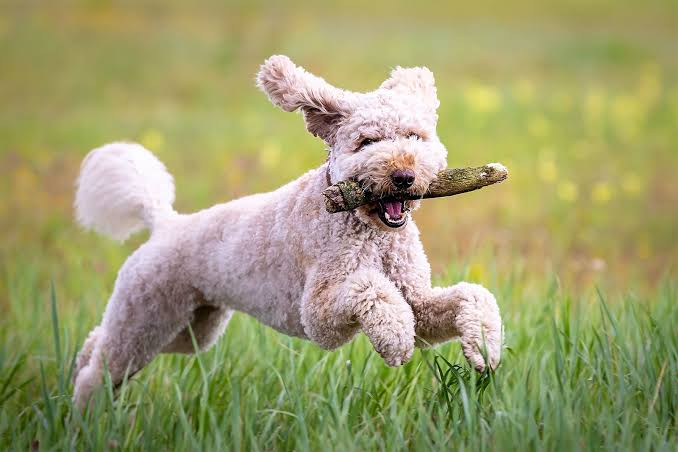
#> input picture images/input.jpeg, 678 x 452 px
$ python main.py
#> lines starting #> are read from the running program, lines starting #| are printed output that depends on the picture
import cv2

image = cv2.imread("images/input.jpeg")
#> image is the input picture: shape (452, 678, 3); mean B, G, R 109.8, 157.7, 158.5

gray_image = cv2.cvtColor(image, cv2.COLOR_BGR2GRAY)
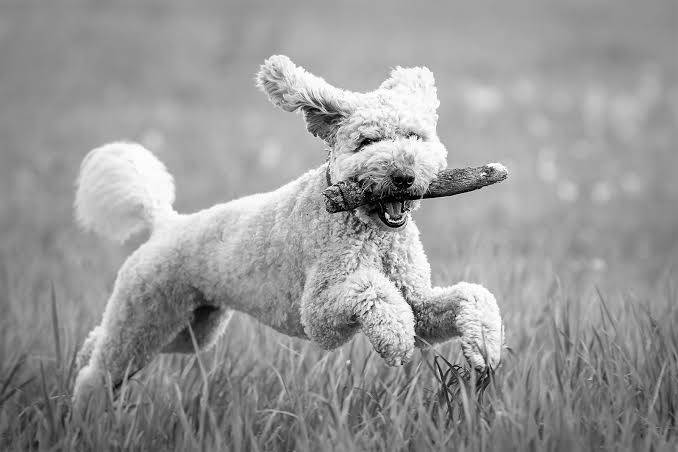
#> gray_image: shape (452, 678); min 0, max 255, mean 152.5

cv2.imwrite("images/output.jpg", gray_image)

print("Image converted to grayscale successfully!")
